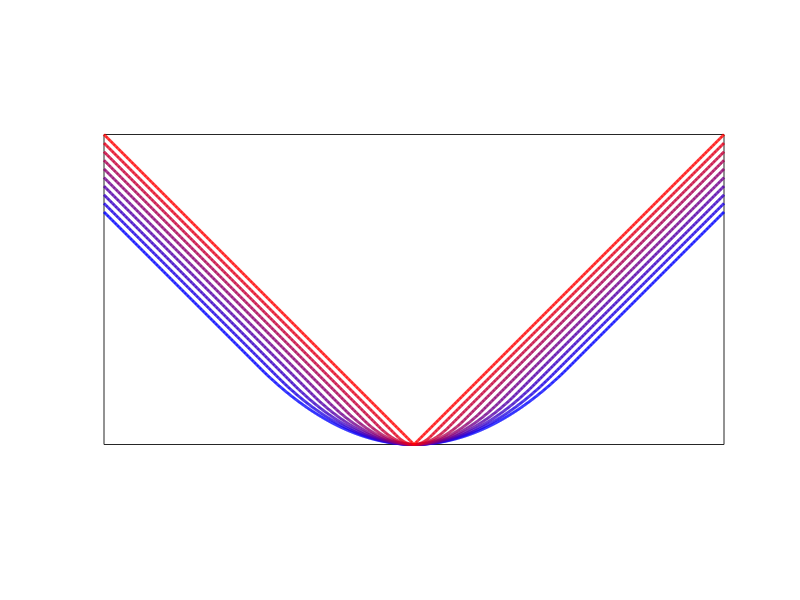

MATLAB code for this plot:
rep = '../results/moreau-yosida/';
[~,~] = mkdir(rep);

SetAR = @(ar)set(gca, 'PlotBoxAspectRatio', [1 ar 1], 'FontSize', 20);



name = 'cvx';
name = 'ncvx';
name = 'abs';

switch name
    case 'abs'
        f = @(x)abs(x);
    case 'cvx'
        f = @(x)abs(x-.3) + 2*abs(x+.3);
    case 'ncvx'
        f = @(x)(x<=0).*( .3-abs(x+.3) ) + (x>=0).*( -.3+abs(x-.3) );
end


n = 1001;
p = 1024*50;
x = linspace(-1,1,n);
y = 3*linspace(-1,1,n);

% f_eps(x) = umin_{y} f(y) + 1/(2*epsilon)*|x-y|^2
[Y,X] = meshgrid(y,x);
MR = @(f,epsilon,x)min(f(Y)+1/(2*epsilon)*abs(X-Y).^2,[],2);

q = 10;
tlist = linspace(.5,0,q);
clf; hold on;
for i=1:length(tlist)
    t = tlist(i);
    c = (i-1)/(length(tlist)-1);
    if t==0
        u = f(x);
    else
        u = MR(f,t);
    end
    plot(x, u, 'LineWidth', 2, 'Color', [c 0 1-c]);
end
axis tight; box on;
SetAR(1/2); 
set(gca, 'XTick', [], 'YTick', []);
saveas(gcf, [rep name '-regul.eps'], 'epsc');
